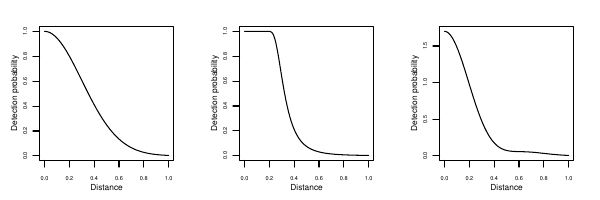

R code for this plot:
# examples of detection functions

# x data
x<-seq(0,1,len=100)

# half normal
keyfct.hn<-function(distance, key.scale){
   exp( - (( distance/ (sqrt(2) * key.scale) )^2) )
}

keyfct.hz<-function(distance, key.scale, key.shape){
   1 - exp( - (distance/key.scale)^( - key.shape))
}



pdf(file="detfct-examples.pdf",width=6,height=2)

par(mfrow=c(1,3),mgp=c(1.5,0.75,0),mar=c(3,3,2,2),cex.axis=0.5,cex.lab=0.7)

plot(x=x,y=keyfct.hn(x,0.3),type="l",xlab="Distance",ylab="Detection probability")
plot(x=x,y=keyfct.hz(x,0.3,5),type="l",xlab="Distance",ylab="Detection probability")
plot(x=x,y=keyfct.hn(x,0.3)*(1+0.7*cos(2*pi*x)),type="l",xlab="Distance",ylab="Detection probability")

dev.off()
